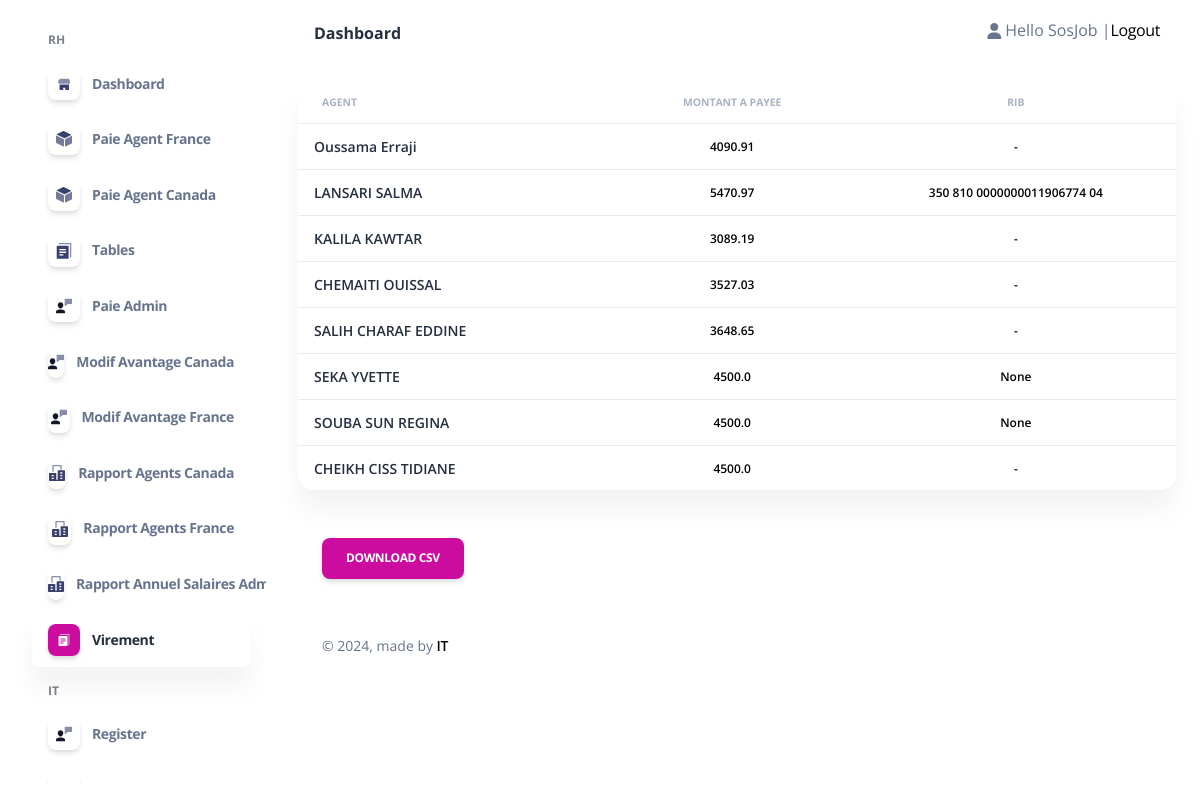
The page /Virement/ (signed in) on the database its author committed.
### admin_Sos/models.py (models this page shows, shortened)
class Salaire_admin(models.Model):
    id_Collaborateur=models.ForeignKey(Collaborateur,on_delete=models.CASCADE)
    Date_de_salaire = MonthYearField(null=True, blank=True)
    salaire_finale = models.FloatField(default=0,null=True,blank=True)
    Nombre_de_Jour_Travaille_Admin = models.FloatField(default=0,null=True,blank=True)
    Avance_sur_salaire = models.FloatField(default=0,null=True,blank=True)

class Collaborateur(models.Model):
    Statut_P= (
        ('AGENT','AGENT'),
        ('CADRE','CADRE'),
        ('TECHNICIEN','TECHNICIEN'),
        ('STAGIAIRE','STAGIAIRE'),
    )
    STATUT_statut = (
        ('ACTIF','ACTIF'),
        ('INACTIF','INACTIF'),
        ('FORMATION','FORMATION'),
        ('STAGE','STAGE'),
    )
    STATUT_activite = (
        ('FRANCE','FRANCE'),
        ('CANADA','CANADA'),
    )
    STATUT_causededepart = (
        ('Demission','Demission'),
        ('Licenciement','Licenciement'),
        ('FPE','FPE'),
        ('Fin de contrat','Fin de contrat'),
        ('Comportement','Comportement'),
        ('Etudes','Etudes'),
        ('Sans motif(Volantaire)','Sans motif(Volantaire)'),
        ('Autre','Autre'),
    )
    Contart = (
        ('Etranger','Etranger'),
        ('Stage','Stage'),
        ('CDD','CDD'),
        ('CDI','CDI'),
    )
    TTGD = (
        ('Célibataire ','Célibataire'),
        ('Marié(e)','Marié(e)'),
        ('Divorcé(e)','Divorcé(e)'),
        ('Veuf(ve)','Veuf(ve)'),
    )
    statut_sexe = (
        ('H','H'),
        ('F','F'),
    )
    statut_TF = (
        ('OUI','OUI'),
        ('NON','NON'),
    )
    Statut = models.CharField(max_length=10,null=True,blank=True,choices=STATUT_statut)
    Nom = models.CharField(max_length=500,null=True,blank=True)
    Prenom = models.CharField(max_length=500,null=True,blank=True)
    Sexe = models.CharField(max_length=50,null=True,blank=True,choices=statut_sexe)
    Date_de_naissance = models.DateField(null=True,blank=True)
    Age = models.PositiveIntegerField(null=True,blank=True)
    Situation_familiale = models.CharField(max_length=100, null=True,blank=True,choices=TTGD)
    Nombre_d_enfants = models.FloatField(default=0, null=True,blank=True)
    N_CIN =models.CharField(default="-",max_length=120 ,null=True,blank=True)
    N_Passeport=models.CharField(default="-",max_length=300 ,null=True,blank=True)
    Nationalité=models.CharField(default="-",max_length=200,null=True,blank=True)
    Adresse_postale=models.CharField(default="-",max_length=200,null=True,blank=True)
    Ville=models.CharField(default="-",max_length=100,null=True,blank=True)
    E_mail= models.EmailField(null=True,blank=True)
    Declaration_CNSS= models.CharField(max_length=100,null=True,blank=True,choices=statut_TF)
    N_de_téléphone=models.CharField(max_length=200,null=True,blank=True)
    RIB = models.CharField(default="-",max_length=300,null=True,blank=True)
    N_CNSS= models.CharField(default="-",max_length=200,null=True,blank=True)
    Type_de_contrat= models.CharField(max_length=100,null=True,blank=True,choices=Contart)
    Salaire_base = models.PositiveBigIntegerField(default=0,null=True,blank=True)
    Nombre_de_Jour_Travaille_Admin= models.PositiveIntegerField(default=0,null=True,blank=True)
    Poste = models.CharField(max_length=100,null=True,blank=True)
    CSP = models.CharField(max_length=100,null=True,blank=True,choices=Statut_P)
    Date_d_entrée = models.DateField(null=True,blank=True)
    Date_de_Sortie = models.DateField(null=True,blank=True)
    anciennetee = models.IntegerField(default=0,null=True, blank=True)
    Motif_de_départ = models.CharField(default="-",max_length=1000,null=True,blank=True,choices=STATUT_causededepart)
    Commentaire = models.CharField(default="-",max_length=1000,null=True,blank=True)
    Prime_Produit = models.FloatField(default=0,null=True,blank=True)
    Nbre_d_heures_Travaillees= models.FloatField(default=0,null=True,blank=True)
    Planifier= models.FloatField(default=0,null=True,blank=True)
    Avance_sur_salaire = models.FloatField(default=0,null=True,blank=True)
    S_H = models.FloatField(default=0,null=True, blank=True)
    Activite=models.CharField(max_length=100,null=True,blank=True,choices=STATUT_activite)
    user =models.OneToOneField(User, null=True,blank=True,on_delete=models.CASCADE)

class Salaire_FRANCE(models.Model):
    id_Collaborateur=models.ForeignKey(Collaborateur,on_delete=models.CASCADE)
    Date_de_salaire = MonthYearField(null=True, blank=True)
    salaire_finale = models.FloatField(default=0,null=True,blank=True)
    Prime_Produit = models.FloatField(default=0,null=True,blank=True)
    Nbre_d_heures_Travaillees= models.FloatField(default=0,null=True,blank=True)
    Avance_sur_salaire = models.FloatField(default=0,null=True,blank=True)
    S_H = models.FloatField(default=0,null=True, blank=True)
    Planifier= models.FloatField(default=0,null=True,blank=True)

### admin_Sos/decorators.py (the view)
        def wrapper_func(request,*args, **kwargs):
            group=None
            if request.user.groups.exists():
                group= request.user.groups.all()[0].name
            if group == 'Admin':
                return view_func(request,*args, **kwargs)
            if group == 'Agent':
                return redirect('home')
            else:
                return redirect('login')

### admin_Sos/views.py (called while the page is built)
@admin_only
def VirementView(request):
    context = Collaborateur.objects.all()
    context2 = Salaire_CANADA.objects.all()
    context4 = Salaire_FRANCE.objects.all()
    context3 = Salaire_admin.objects.all()
    salaire = list(context2) + list(context3) + list(context4)
    return render(request, 'admin_/salaire_complet/Virement.html', {'collaborateur': context, 'salaire': salaire})

### Templates/admin_/salaire_complet/Virement.html (shortened to what this page needs)
{% extends 'admin_/Base/homebase_admin.html' %}
{% block body %}{% include 'admin_/content/Salaire/content_virement.html'%}{% endblock  %}

### Templates/admin_/Base/header_admin.html (shortened to what this page needs)
{% load static %}
<body class="g-sidenav-show h-100  bg-gray-100" style="background-color: white !important;">
  <aside class="sidenav navbar navbar-vertical navbar-expand-xs border-0 border-radius-xl my-3 fixed-left ms-3" id="sidenav-main">
    <div class="collapse navbar-collapse h-100 w-auto" id="sidenav-collapse-main">
      <ul class="navbar-nav">
        <li class="nav-item mt-3">
          <h6 class="ps-4 ms-2 text-uppercase text-xs font-weight-bolder opacity-6" style="font-weight: bold;!important">RH</h6>
        </li>
        <li class="nav-item">
          <a class="nav-link  {% if request.path == '/home_admin/' %}active{% endif %}" href="{% url 'home_admin' %}">
            <div class="icon icon-shape icon-sm shadow border-radius-md bg-white text-center me-2 d-flex align-items-center justify-content-center">
            </div>
            <span class="nav-link-text ms-1" style="font-weight: bold;!important">Dashboard</span>
          </a>
        </li>
        <li class="nav-item">
          <a class="nav-link {% if request.path == '/HW/' %}active{% endif %}" href="{% url 'tableF' %}">
            <div class="icon icon-shape icon-sm shadow border-radius-md bg-white text-center me-2 d-flex align-items-center justify-content-center">
            </div>
            <span class="nav-link-text ms-1"style="font-weight: bold;!important">Paie Agent France</span>
          </a>
        </li>
        <li class="nav-item">
          <a class="nav-link {% if request.path == '/HW/' %}active{% endif %}" href="{% url 'tableC' %}">
            <div class="icon icon-shape icon-sm shadow border-radius-md bg-white text-center me-2 d-flex align-items-center justify-content-center">
            </div>
            <span class="nav-link-text ms-1"style="font-weight: bold;!important">Paie Agent Canada</span>
          </a>
        </li>
        <li class="nav-item">
          <a class="nav-link {% if request.path == '/table/' %}active{% endif %} " href="{% url 'table' %}">
            <div class="icon icon-shape icon-sm shadow border-radius-md bg-white text-center me-2 d-flex align-items-center justify-content-center">
            </div>
            <span class="nav-link-text ms-1"style="font-weight: bold;!important">Tables</span>
          </a>
        </li>
        <li class="nav-item">
          <a class="nav-link {% if request.path == '/Salaire Admin/' %}active{% endif %} " href="{% url 'salaire_admin' %}">
            <div class="icon icon-shape icon-sm shadow border-radius-md bg-white text-center me-2 d-flex align-items-center justify-content-center">
            </div>
            <span class="nav-link-text ms-1"style="font-weight: bold;!important">Paie Admin</span>
          </a>
        </li>
        <li class="nav-item">
          <a class="nav-link {% if request.path == '/Salaire Modifier/' %}active{% endif %}  " href="{% url 'ModifSC' %}">
            <div class="icon icon-shape icon-sm shadow border-radius-md bg-white text-center me-2 d-flex align-items-center justify-content-center">
            </div>
            <span class="nav-link-text ms-1"style="font-weight: bold;!important">Modif Avantage Canada</span>
          </a>
        </li>
        <li class="nav-item">
          <a class="nav-link {% if request.path == '/Salaire Modifier/' %}active{% endif %}  " href="{% url 'ModifSF' %}">
            <div class="icon icon-shape icon-sm shadow border-radius-md bg-white text-center me-2 d-flex align-items-center justify-content-center">
            </div>
            <span class="nav-link-text ms-1"style="font-weight: bold;!important">Modif Avantage France</span>
          </a>
        </li>
        <li class="nav-item">
          <a class="nav-link  {% if request.path == '/rapport Agent/' %}active{% endif %} " href="{% url 'rapport Agent Canada' %}">
            <div class="icon icon-shape icon-sm shadow border-radius-md bg-white text-center me-2 d-flex align-items-center justify-content-center">
            </div>
            <span class="nav-link-text ms-1"style="font-weight: bold;!important">Rapport Agents Canada</span>
          </a>
        </li>
        <li class="nav-item">
          <a class="nav-link  {% if request.path == '/rapport Agent/' %}active{% endif %} " href="{% url 'rapport Agent France' %}">
            <div class="icon icon-shape icon-sm shadow border-radius-md bg-white text-center me-2 d-flex align-items-center justify-content-center">
            </div>
            <span class="nav-link-text ms-1"style="font-weight: bold;!important">Rapport Agents France</span>
          </a>
        </li>
        <li class="nav-item">
          <a class="nav-link {% if request.path == '/rapport Admin/' %}active{% endif %} " href="{% url 'rapport Admin' %}">
            <div class="icon icon-shape icon-sm shadow border-radius-md bg-white text-center me-2 d-flex align-items-center justify-content-center">
            </div>
            <span class="nav-link-text ms-1"style="font-weight: bold;!important">Rapport Annuel Salaires Admins</span>
          </a>
        </li>
        <li class="nav-item">
          <a class="nav-link {% if request.path == '/Virement/' %}active{% endif %} " href="{% url 'virement' %}">
            <div class="icon icon-shape icon-sm shadow border-radius-md bg-white text-center me-2 d-flex align-items-center justify-content-center">
            </div>
            <span class="nav-link-text ms-1"style="font-weight: bold;!important">Virement</span>
          </a>
        </li>
        <li class="nav-item mt-3">
          <h6 class="ps-4 ms-2 text-uppercase text-xs font-weight-bolder opacity-6" style="font-weight: bold;!important">IT</h6>
        </li>
        <li class="nav-item">
          <a class="nav-link {% if request.path == '/register/' %}active{% endif %} " href="{% url 'register' %}">
            <div class="icon icon-shape icon-sm shadow border-radius-md bg-white text-center me-2 d-flex align-items-center justify-content-center">
            </div>
            <span class="nav-link-text ms-1"style="font-weight: bold;!important">Register</span>
          </a>
        </li>
        <li class="nav-item">
          <a class="nav-link {% if request.path == '/test/' %}active{% endif %} " href="">
            <div class="icon icon-shape icon-sm shadow border-radius-md bg-white text-center me-2 d-flex align-items-center justify-content-center">
            </div>
            <span class="nav-link-text ms-1"style="font-weight: bold;!important">Ticket</span>
          </a>
        </li>
      </ul>
    </div>
  </aside>
  <main class="main-content mt-1 border-radius-lg">
    <nav class="navbar navbar-main navbar-expand-lg px-0 mx-4 shadow-none border-radius-xl" id="navbarBlur" navbar-scroll="true">
      <div class="container-fluid py-1 px-3">
        <nav aria-label="breadcrumb">
          <ol class="breadcrumb bg-transparent mb-0 pb-0 pt-1 px-0 me-sm-6 me-5">
          </ol>
          <h6 class="font-weight-bolder mb-0"style="font-weight: bold;!important;" >Dashboard</h6>
        </nav>
        <div class="collapse navbar-collapse mt-sm-0 mt-2 me-md-0 me-sm-4" id="navbar">
          <ul class="navbar-nav  justify-content-end">
            <li class="nav-item d-flex align-items-center">
              {% if request.user.is_authenticated%}
                <i class="fa fa-user me-sm-1"></i>
				    			    <div> Hello {{request.user}} | </a></div>
                      <div><a  href="{% url 'logout' %}" > Logout</a></div>
						  {% endif %}
            </li>
          </ul>
        </div>
      </div>
    </nav>

### Templates/admin_/content/Salaire/content_virement.html (shortened to what this page needs)
{% load static %}
<div class="container-fluid py-4">
    <div class="row">
      <div class="col-12">
        <div class="card mb-4">
          <div class="card-body px-0 pt-0 pb-2">
            <div class="table-responsive p-0" style="height: 400px; overflow-y: auto;">
              <table class="table align-items-center mb-0">
                <thead>
                  <tr>
                    <th class="text-uppercase text-secondary text-xxs font-weight-bolder opacity-7">Agent</th>
                    <th class="text-center text-uppercase text-secondary text-xxs font-weight-bolder opacity-7">Montant a Payee</th>
                    <th class="text-center text-uppercase text-secondary text-xxs font-weight-bolder opacity-7">RIB</th>
                  </tr>
                </thead>
                <tbody>
                {% for S in salaire %}
                  <tr>
                    <td>
                      <div class="d-flex px-2 py-1">
                        <div class="d-flex flex-column justify-content-center">
                          <h6 class="mb-0 text-sm">{{ S.id_Collaborateur.Nom }} {{ S.id_Collaborateur.Prenom }} </h6>
                        </div>
                      </div>
                    </td>
                    <td class="align-middle text-center">
                      <p class="text-xs font-weight-bold mb-0">{{ S.salaire_finale }}</p>
                    </td>
                    <td class="align-middle text-center">
                      <p class="text-xs font-weight-bold mb-0">{{ S.id_Collaborateur.RIB }}</p>
                    </td>
                  </tr>
                  {% endfor %}
                </tbody>
              </table>
            </div>
          </div>
        </div>
        <div class="container-fluid py-4">
        <button id="downloadCsvBtn" class="btn btn-primary">Download CSV</button>
        </div>
      </div>
    </div>

### static/Admin Page/assets/css/nucleo-svg.css (style rules this page uses)
.icon { display: inline-block; color: #111111; height: 1em; width: 1em; }
.icon-sm { height: 0.8em; width: 0.8em; }
.icon { fill: currentColor; stroke: none; }

### rows shown on the page
Salaire_admin: id_Collaborateur.Nom "Oussama", id_Collaborateur.Prenom "Erraji", salaire_finale "4090.91", id_Collaborateur.RIB "-"
Salaire_FRANCE: id_Collaborateur.Nom "LANSARI", id_Collaborateur.Prenom "SALMA", salaire_finale "5470.97", id_Collaborateur.RIB "350 810 0000000011906774 04"
Salaire_FRANCE: id_Collaborateur.Nom "KALILA", id_Collaborateur.Prenom "KAWTAR", salaire_finale "3089.19", id_Collaborateur.RIB "-"
Salaire_FRANCE: id_Collaborateur.Nom "CHEMAITI", id_Collaborateur.Prenom "OUISSAL", salaire_finale "3527.03", id_Collaborateur.RIB "-"
Salaire_FRANCE: id_Collaborateur.Nom "SALIH", id_Collaborateur.Prenom "CHARAF EDDINE", salaire_finale "3648.65", id_Collaborateur.RIB "-"
Salaire_FRANCE: id_Collaborateur.Nom "SEKA", id_Collaborateur.Prenom "YVETTE", salaire_finale "4500.0", id_Collaborateur.RIB "None"
Salaire_FRANCE: id_Collaborateur.Nom "SOUBA", id_Collaborateur.Prenom "SUN REGINA", salaire_finale "4500.0", id_Collaborateur.RIB "None"
Salaire_FRANCE: id_Collaborateur.Nom "CHEIKH", id_Collaborateur.Prenom "CISS TIDIANE", salaire_finale "4500.0", id_Collaborateur.RIB "-"

### other values the page prints
{{ request.user }} "SosJob"
